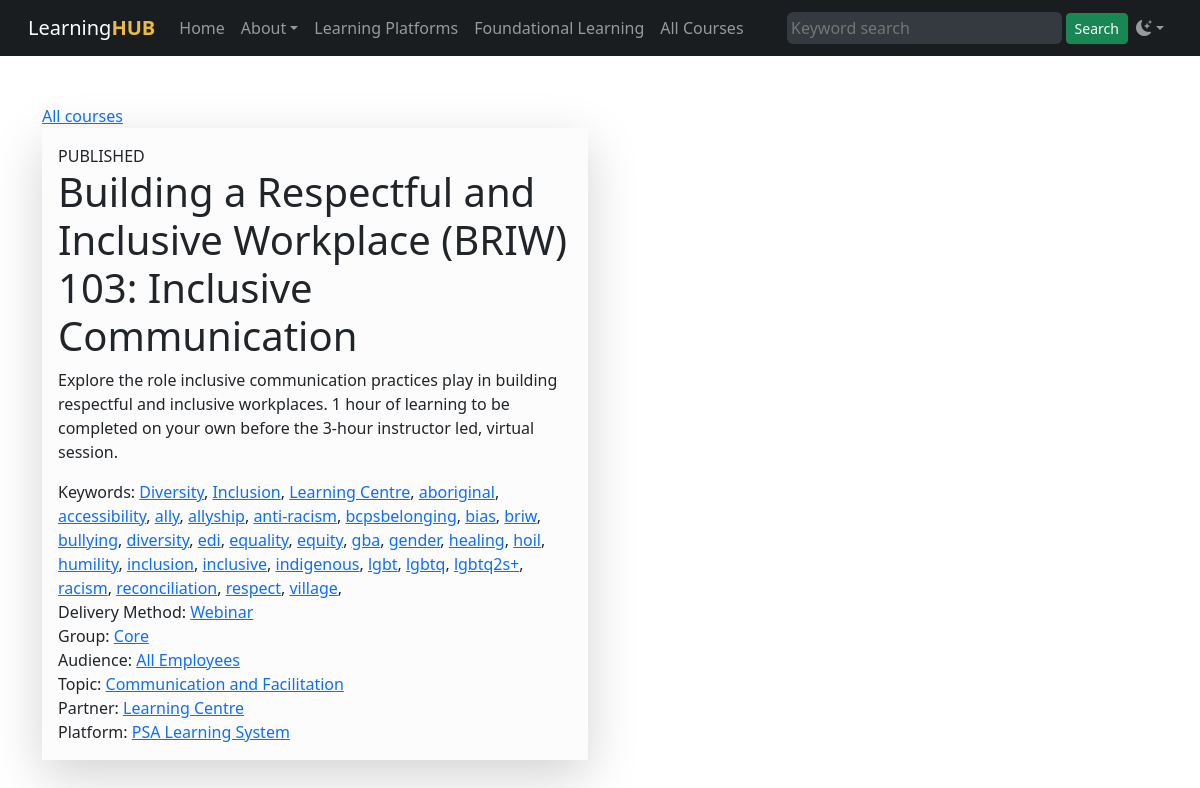
Before: /course.php?cid=11 with the older database file.
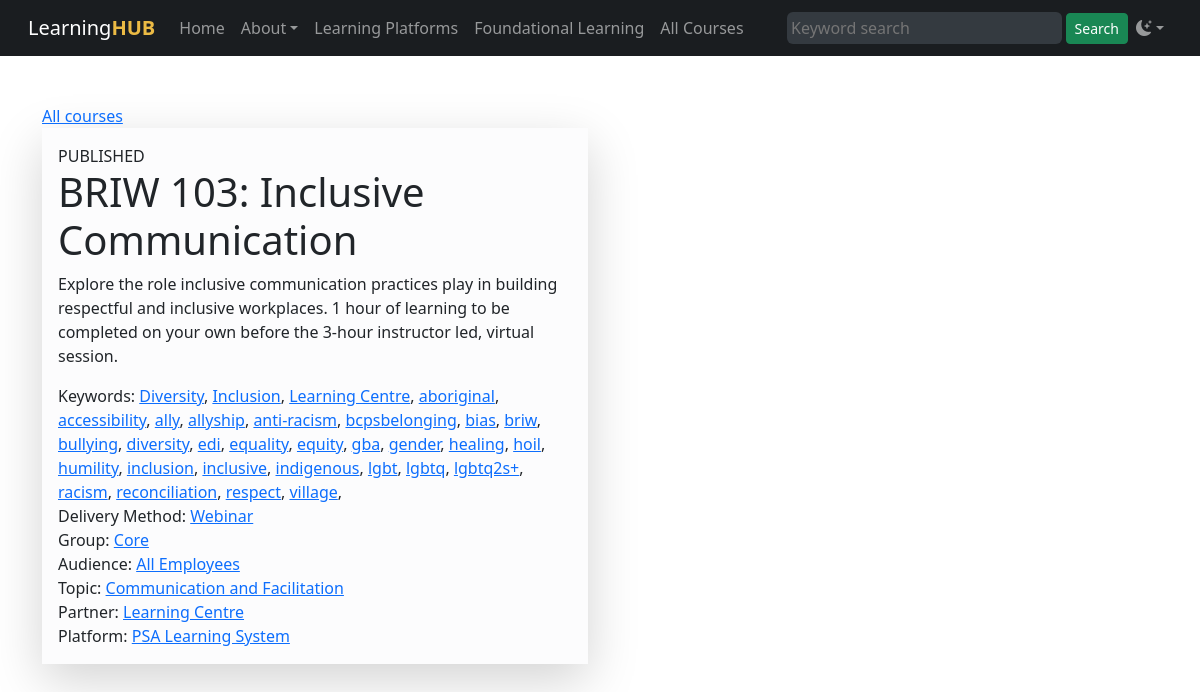
After: the same page with the newer database file.
### tables this page shows
CREATE TABLE "courses" (
    "id" INTEGER PRIMARY KEY AUTOINCREMENT NOT NULL,
    "status" VARCHAR NOT NULL,
    "sortorder" INTEGER,
    "name" VARCHAR NOT NULL,
    "slug" VARCHAR,
    "description" VARCHAR NOT NULL,
    "created" DATETIME NOT NULL,
    "modified" DATETIME,
    "expiry_date" DATETIME,
    "user_idir" VARCHAR,
    "course_id" INTEGER,
    "weight" INTEGER,
    "url" VARCHAR,
    "keywords" VARCHAR,
    "refresh_cycle" TEXT,
    "partner_id" INTEGER,
    "platform_id" INTEGER,
    "dmethod_id" INTEGER,
    "group_id" INTEGER,
    "audience_id" INTEGER,
    "topic_id" INTEGER,
    FOREIGN KEY(partner_id) REFERENCES learning_partners(id),
    FOREIGN KEY(platform_id) REFERENCES learning_platforms(id),
    FOREIGN KEY(dmethod_id) REFERENCES delivery_methods(id),
    FOREIGN KEY(group_id) REFERENCES groups(id),
    FOREIGN KEY(audience_id) REFERENCES audiences(id),
    FOREIGN KEY(topic_id) REFERENCES topics(id)
);

CREATE TABLE "delivery_methods" (
    "id" INTEGER PRIMARY KEY AUTOINCREMENT NOT NULL,
    "created" DATETIME,
    "modified" DATETIME,
    "sortorder" INTEGER,
    "name" VARCHAR,
    "slug" VARCHAR,
    "description" VARCHAR,
    "icon" VARCHAR,
    "color" VARCHAR
);

CREATE TABLE "groups" (
    "id" INTEGER PRIMARY KEY AUTOINCREMENT NOT NULL,
    "created" DATETIME,
    "modified" DATETIME,
    "sortorder" INTEGER,
    "name" VARCHAR,
    "slug" VARCHAR,
    "description" VARCHAR,
    "icon" VARCHAR,
    "color" VARCHAR
);

CREATE TABLE "audiences" (
    "id" INTEGER PRIMARY KEY AUTOINCREMENT NOT NULL,
    "created" DATETIME,
    "modified" DATETIME,
    "sortorder" INTEGER,
    "name" VARCHAR,
    "slug" VARCHAR,
    "description" VARCHAR,
    "icon" VARCHAR,
    "color" VARCHAR
);

CREATE TABLE "topics" (
    "id" INTEGER PRIMARY KEY AUTOINCREMENT NOT NULL,
    "created" DATETIME,
    "modified" DATETIME,
    "sortorder" INTEGER,
    "name" VARCHAR,
    "slug" VARCHAR,
    "description" VARCHAR,
    "icon" VARCHAR,
    "color" VARCHAR
);

CREATE TABLE "learning_partners" (
    "id" INTEGER PRIMARY KEY AUTOINCREMENT NOT NULL,
    "created" DATETIME,
    "modified" DATETIME,
    "sortorder" INTEGER,
    "name" VARCHAR,
    "slug" VARCHAR,
    "description" VARCHAR,
    "icon" VARCHAR,
    "logo" VARCHAR,
    "color" VARCHAR,
    "url" VARCHAR,
    "admin_name" VARCHAR,
    "admin_email" VARCHAR
);

CREATE TABLE "learning_platforms" (
    "id" INTEGER PRIMARY KEY AUTOINCREMENT NOT NULL,
    "created" DATETIME,
    "modified" DATETIME,
    "sortorder" INTEGER,
    "name" VARCHAR,
    "slug" VARCHAR,
    "description" VARCHAR,
    "logo" VARCHAR,
    "icon" VARCHAR,
    "color" VARCHAR,
    "url" VARCHAR
);

### course.php (the view)
<?php
$db = new SQLite3('courses.sqlite', SQLITE3_OPEN_CREATE | SQLITE3_OPEN_READWRITE);
$db->enableExceptions(true);
?>
<?php require('template/header.php') ?>
<?php require('template/nav.php') ?>
<div class="container">
<div class="row">
<div class="col-md-6">
<div><a href="courses.php">All courses</a></div>
<?php
$cid = $_GET['cid'] ?? 0;
$sql = 'SELECT
            c.id AS cid,
            c.name AS cname,
            c.status AS cstatus,
            c.description AS cdesc,
            c.keywords AS ckeys,
            dm.id AS dmid,
            dm.name AS dmname,
            g.name AS groupname,
            g.id AS groupid,
            a.name AS audiencename,
            a.id AS audienceid,
            top.name AS topicname,
            top.id AS topicid,
            pa.name AS partnername,
            pa.id AS partnerid,
            plat.name AS platformname,
            plat.id AS platformid
        FROM
            courses c
        JOIN delivery_methods dm ON dm.id = c.dmethod_id
        JOIN groups g ON g.id = c.group_id
        JOIN audiences a ON a.id = c.audience_id
        JOIN topics top ON top.id = c.topic_id
        JOIN learning_partners pa ON pa.id = c.partner_id
        JOIN learning_platforms plat ON plat.id = c.platform_id
        WHERE c.id = ' . $cid . ';';
$statement = $db->prepare($sql);
$result = $statement->execute();
?>
<?php while ($row = $result->fetchArray()): ?>
    <div class="p-3 mb-2 bg-light-subtle shadow-lg">
        <div><?= strtoupper($row['cstatus']) ?></div>
        <h1><?= $row['cname'] ?></h1>
        <div class="mb-3"><?= $row['cdesc'] ?></div>
        <?php if(!empty($row['ckeys'])): ?>
        <?php $keys = explode(',',$row['ckeys']) ?>
        <div>
        Keywords:
        <?php foreach($keys as $k): ?>
        <a href="keyword.php?keyword=<?= $k ?>"><?= $k ?></a>,
        <?php endforeach ?>
        </div>
        <?php endif ?>
        <div>Delivery Method: <a href="filter.php?dmethod=<?= $row['dmid'] ?>"><?= $row['dmname'] ?></a></div>
        <div>Group: <a href="filter.php?group=<?= $row['groupid'] ?>"><?= $row['groupname'] ?></a></div>
        <div>Audience: <a href="filter.php?audience=<?= $row['audienceid'] ?>"><?= $row['audiencename'] ?></a></div>
        <div>Topic: <a href="filter.php?topic[]=<?= $row['topicid'] ?>"><?= $row['topicname'] ?></a></div>
        <div>Partner: <a href="filter.php?partner=<?= $row['partnerid'] ?>"><?= $row['partnername'] ?></a></div>
        <div>Platform: <a href="filter.php?platform=<?= $row['platformid'] ?>"><?= $row['platformname'] ?></a></div>
    </div>
<?php endwhile ?>
</div>
</div>
</div>
</body>
</html>

### template/header.php (shortened to what this page needs)
<!doctype html>
<html data-bs-theme="dark">
<head>
<link href="https://cdn.jsdelivr.net/npm/bootstrap@5.3.3/dist/css/bootstrap.min.css" rel="stylesheet">
<link rel="stylesheet" href="https://cdn.jsdelivr.net/npm/bootstrap-icons@1.11.3/font/bootstrap-icons.min.css">
</head>
<body>

### template/nav.php (shortened to what this page needs)
<nav class="navbar bg-dark-subtle sticky-top navbar-expand-lg px-3 mb-5" data-bs-theme="dark" role="navigation" aria-label="Primary menu">
<div class="container-fluid">
    <a href="index.php" class="wordmark navbar-brand order-lg-first me-lg-3">
        Learning<span style="color: #ebba44; font-weight: bold;">HUB</span>
    </a>
    <div class="collapse navbar-collapse" id="navbarSupportedContent">
        <ul class="navbar-nav mb-2 mb-lg-0 order-1 order-lg-2">
            <li class="nav-item">
                <a class="nav-link" aria-current="page" href="index.php">Home</a>
            </li>
            <li class="nav-item dropdown">
                <a class="nav-link dropdown-toggle" href="about/" role="button" data-bs-toggle="dropdown" aria-expanded="false">
                                                About</a>
            </li>
            <li class="nav-item">
                <a class="nav-link" href="learning-systems/">
                                                Learning Platforms</a>
            </li>
            <li class="nav-item">
                <a class="nav-link" href="course/">Foundational Learning</a>
            </li>
            <li class="nav-item">
                <a class="nav-link" href="courses.php">All Courses</a>
            </li>
        </ul>
    </div>
    <form method="get" action="/filter.php" class="collapse navbar-collapse mt-1 mt-lg-0" role="search" id="navbarSearch">
        <input type="search"
                id="s"
                class="s p-1 bg-light-subtle flex-grow-1 flex-shrink-1 me-1 rounded-2 border-0"
                name="s"
                placeholder="Keyword search"
                required
                value="<?php if(!empty($_GET['s'])) echo htmlspecialchars($_GET['s']) ?>">
        <button class="btn btn-sm btn-success" type="submit" class="searchsubmit" aria-label="Submit Search">
            Search
        </button>
    </form>
    <ul class="navbar-nav mb-2 mb-lg-0 order-1 order-lg-2">
    <li class="nav-item dropdown">
            <button class="btn btn-link nav-link ml-3 py-2 px-0 px-lg-2 dropdown-toggle d-flex align-items-center" id="bd-theme" type="button" aria-expanded="false" data-bs-toggle="dropdown" data-bs-display="static" aria-label="Toggle theme (dark)">
              <i class="bi bi-moon-stars-fill theme-icon-active"></i>
            </button>
        </li>
    </ul>
</div>
</nav>

Changed rows visible on the page:
changed courses "PUBLISHED": name "Building a Respectful and Inclusive Workplace (BRIW) 103: Inclusive Communication" → "BRIW 103: Inclusive Communication"
